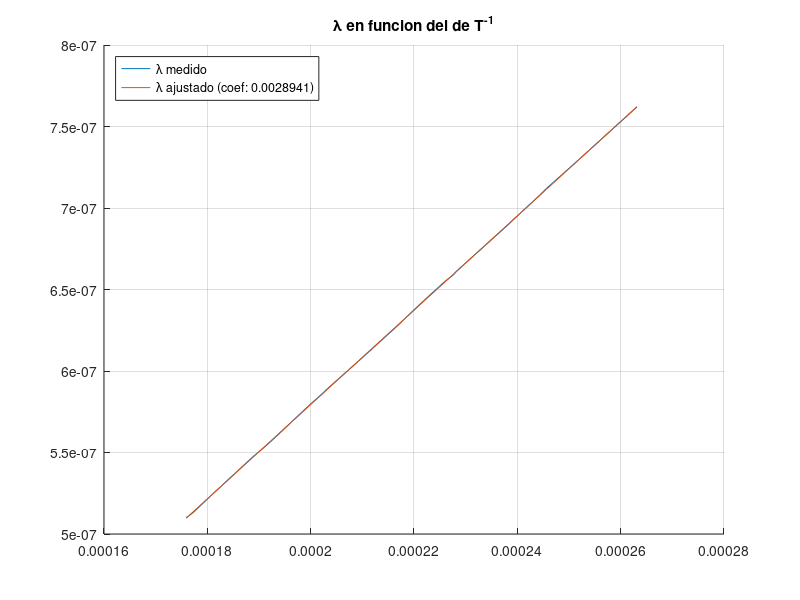

Recreate this plot in MATLAB.
clear;

% Cargo la temperatura T y la longitud de onda L del archivo de datos
if exist(fullfile(cd, 'datos2.mat'), 'file')
	load datos2.mat;
else
	% No tengo datos, pero puedo simular que los tengo
	T = 3800:200:7600;            % Temperatura
	R = 0.95 + 0.1 * rand(1, 20); % Random entre 0.95 y 1.05, distribuidos uniformemente
	L = 0.0028976 * R .* T.^-1;   % Longitud de onda simulada
end

% Me quedo con el inverso de la temperatura
invT = T .^ -1;

% Aproximo por minimos cuadrados
P = polyfit(invT, L, 1);

% Hago dos graficas de lambda en función de T^-1 
% 1. A partir de los datos medidos
% 2. Utilizando el coeficiente calculado con polyfit

figure;
grid on;
hold on
title('\lambda en funcion del de T^{-1}');

plot(invT, L);
plot(invT, polyval(P, invT)); % invT.*P(1));
legend('\lambda medido', strcat('\lambda ajustado (coef:{ }', num2str(P(1)), ')'), 'location','northwest');
print('Wien','-dpng')
